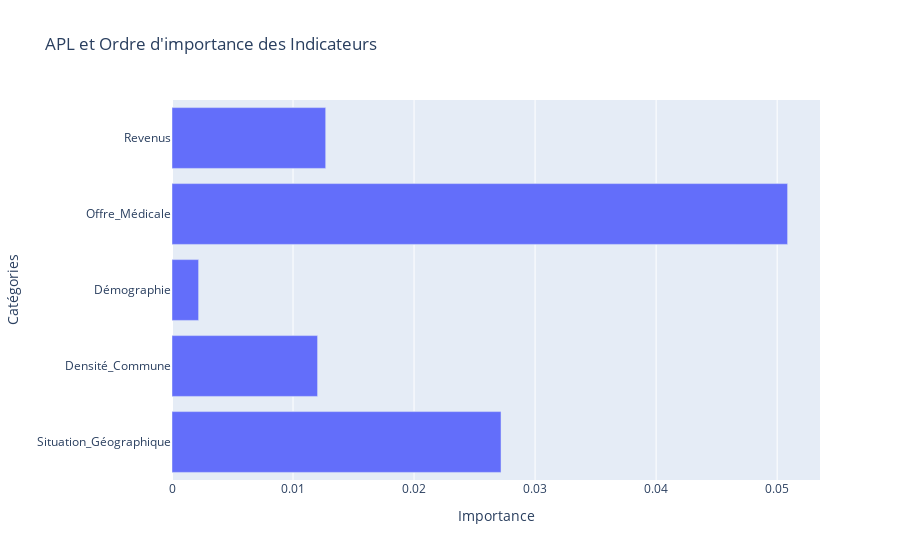

The code cell stored with this chart in its notebook:
### Code cell
# Plot coefficients
fig = px.bar(df, x = "Importance", y = "Catégories", title="APL et Ordre d'importance des Indicateurs", orientation = 'h')
#fig.update_layout(height=100, width=500, showlegend = False, margin = {'l': 50}, )
fig.show()

### Figure 1 — Plotly figure (JSON) as saved in the notebook; plotly's stock layout.template omitted (floating-point values rounded to 4 significant figures)
{"data": [{"alignmentgroup": "True", "hovertemplate": "Importance=%{x}<br>Catégories=%{y}<extra></extra>", "legendgroup": "", "marker": {"color": "#636efa", "pattern": {"shape": ""}}, "name": "", "offsetgroup": "", "orientation": "h", "showlegend": false, "textposition": "auto", "type": "bar", "x": [0.02719, 0.01203, 0.002199, 0.05086, 0.0127], "xaxis": "x", "y": ["Situation_Géographique", "Densité_Commune", "Démographie", "Offre_Médicale", "Revenus"], "yaxis": "y"}], "layout": {"barmode": "relative", "legend": {"tracegroupgap": 0}, "title": {"text": "APL et Ordre d'importance des Indicateurs"}, "xaxis": {"anchor": "y", "domain": [0, 1], "title": {"text": "Importance"}}, "yaxis": {"anchor": "x", "domain": [0, 1], "title": {"text": "Catégories"}}}}
